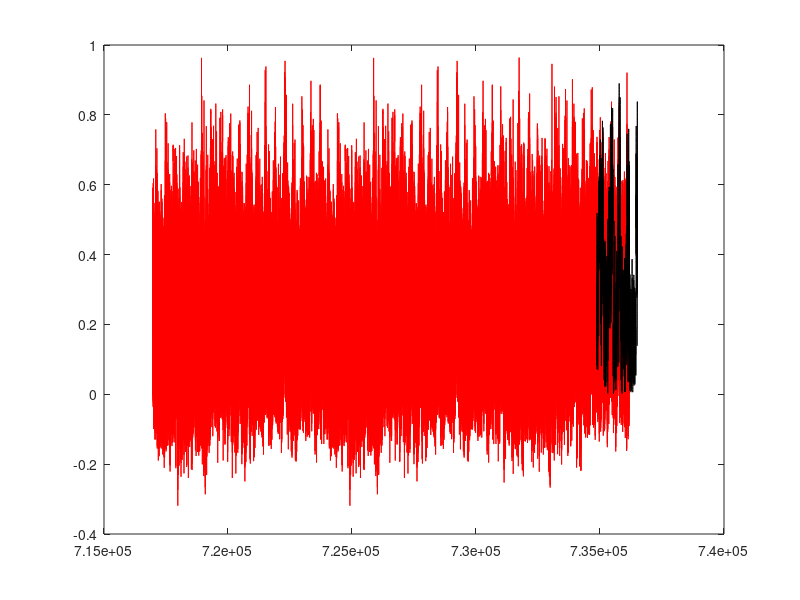

Recreate this plot in MATLAB.
clear all; close all;
load VH.mat;
load VH_DEWNR.mat;

VH(:,2) = VH(:,2) - 0.4;
VH(:,2) = VH(:,2) .* 0.5;
VH(:,2) = VH(:,2) + 0.1;

plot(VH(:,1),VH(:,2),'r');hold on
plot(ISOTime,tfv_data.H,'k');

datearray = [datenum(2012,01,01):1/24:datenum(2016,07,01)];

VH_Tide = interp1(VH(:,1),VH(:,2),datearray);

fid = fopen('Converted_Tide.csv','wt');
for i = 1:length(VH_Tide)
    fprintf(fid,'%4.4f\n',VH_Tide(i));
end
fclose(fid);